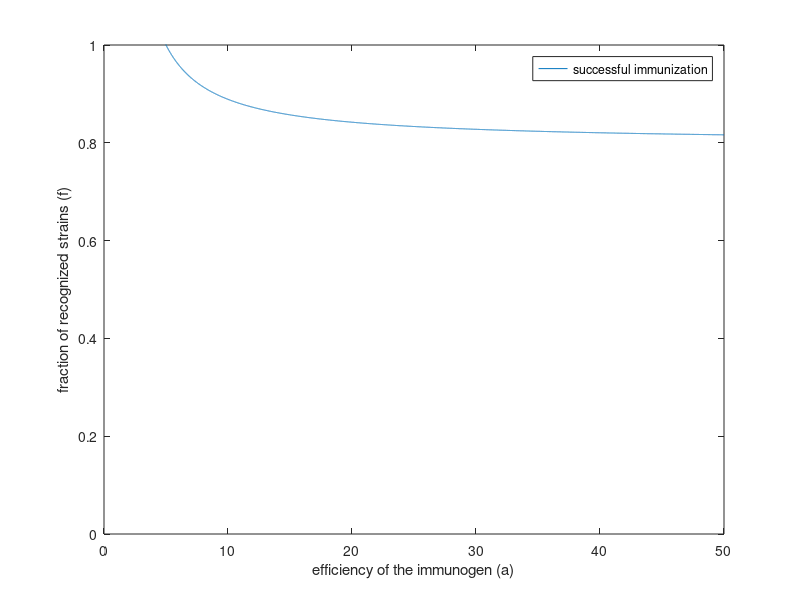

Source code (MATLAB):
%f_c as a function of a
R=5;
a=linspace(1.1,50,10000);
f=(1-1/R)./(1-1./a);
plot(a,f);
xlim([0 50]);ylim([0 1]);
xlabel('efficiency of the immunogen (a)');
ylabel('fraction of recognized strains (f)');
legend('successful immunization');